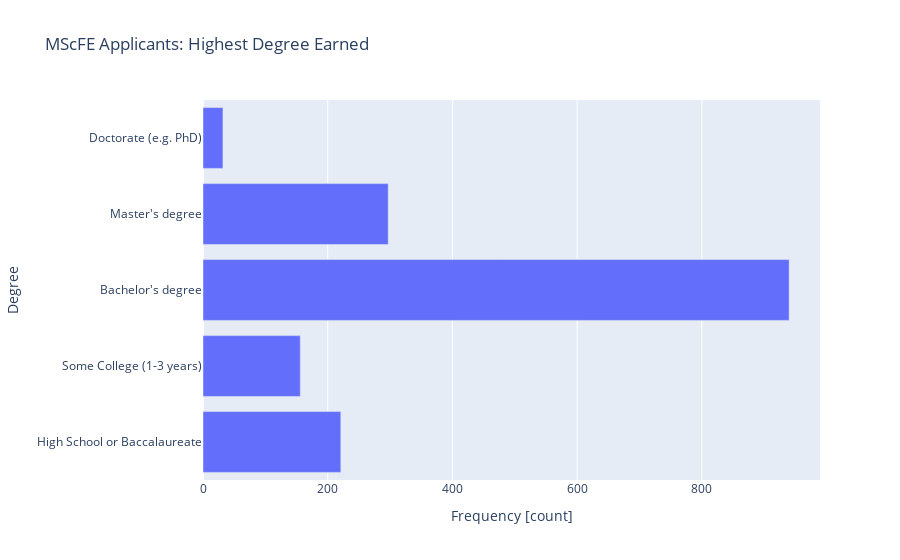

Here is the notebook cell this chart was saved with:
### Code cell
def build_ed_bar():
    # Create bar chart
    fig = px.bar(
        x=education,
        y=education.index,
        orientation="h",
        title="MScFE Applicants: Highest Degree Earned"
    )
    # Add axis labels
    fig.update_layout(xaxis_title="Frequency [count]", yaxis_title="Degree")
    return fig


ed_fig = build_ed_bar()
ed_fig.show();

### Figure 1 — Plotly figure (JSON) as saved in the notebook; plotly's stock layout.template omitted (floating-point values rounded to 4 significant figures)
{"data": [{"alignmentgroup": "True", "hovertemplate": "x=%{x}<br>y=%{y}<extra></extra>", "legendgroup": "", "marker": {"color": "#636efa", "pattern": {"shape": ""}}, "name": "", "offsetgroup": "", "orientation": "h", "showlegend": false, "textposition": "auto", "type": "bar", "x": [221, 156, 940, 297, 32], "xaxis": "x", "y": ["High School or Baccalaureate", "Some College (1-3 years)", "Bachelor's degree", "Master's degree", "Doctorate (e.g. PhD)"], "yaxis": "y"}], "layout": {"barmode": "relative", "legend": {"tracegroupgap": 0}, "title": {"text": "MScFE Applicants: Highest Degree Earned"}, "xaxis": {"anchor": "y", "domain": [0, 1], "title": {"text": "Frequency [count]"}}, "yaxis": {"anchor": "x", "domain": [0, 1], "title": {"text": "Degree"}}}}
